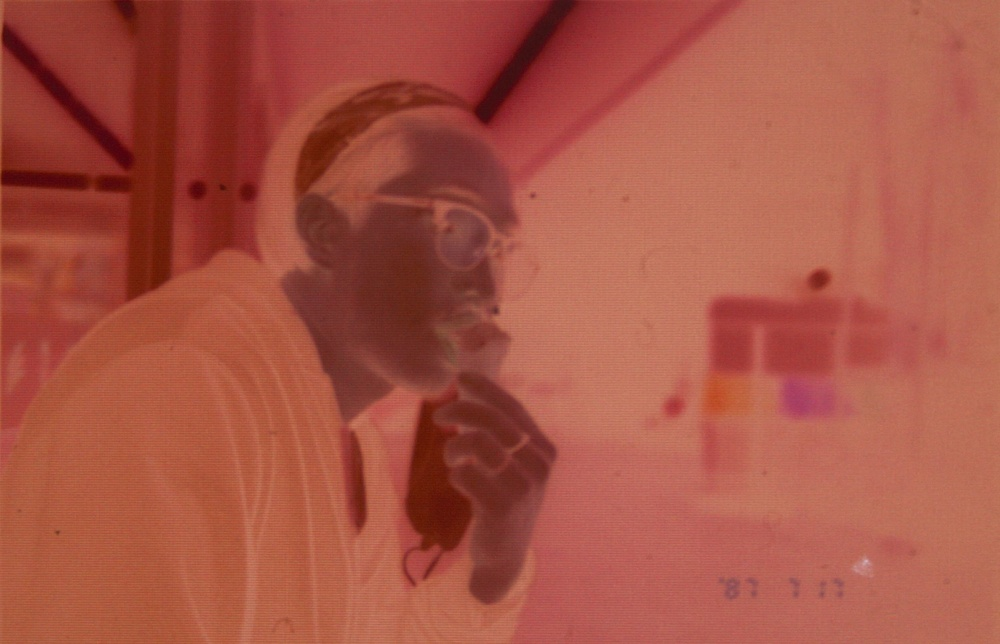
#> input picture Nev image editor/test11.jpg, 1000 x 644 px, shrunk from 2019 x 1301 before the run, found by its file name
$ python nev2RGB.py
#> lines starting #> are read from the running program, lines starting #| are printed output that depends on the picture
import numpy as np
from imageio import imread
import matplotlib.pyplot as plt
from PIL import Image

try:
    import matplotlib.pyplot as plt
except ImportError:
    pass


image = imread("test11.JPG")
#> image is the input picture: shape (644, 1000, 3); mean R, G, B 168.2, 84.1, 68.6
image = np.array(image)
edge_color = np.mean(np.percentile(image, 99.5, axis=0), axis=0)
#> edge_color = [193.8, 113.6, 91.02]

# divide entire image by edge color
image = np.divide(image, edge_color)
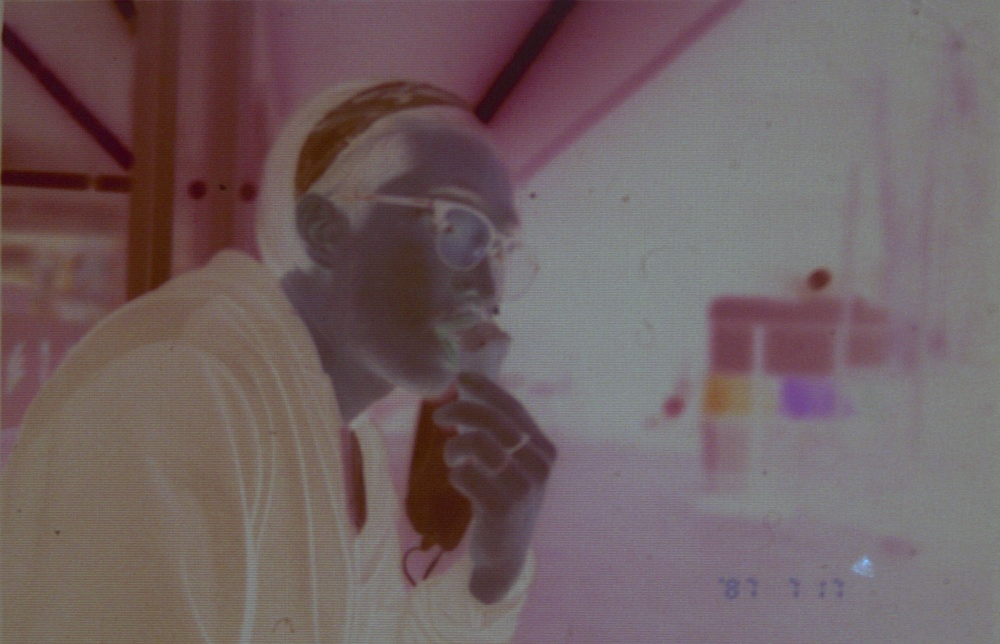
#> image: shape (644, 1000, 3) float64; mean R, G, B 0.868, 0.74, 0.753; drawn with min black and max white


min_px = np.percentile(image, 0.7)
#> min_px = 0.132
image = image - min_px
image[image<0] = 0


max_px = np.percentile(image, 99.7)
#> max_px = 0.967
image /= max_px
image[image>1] = 1
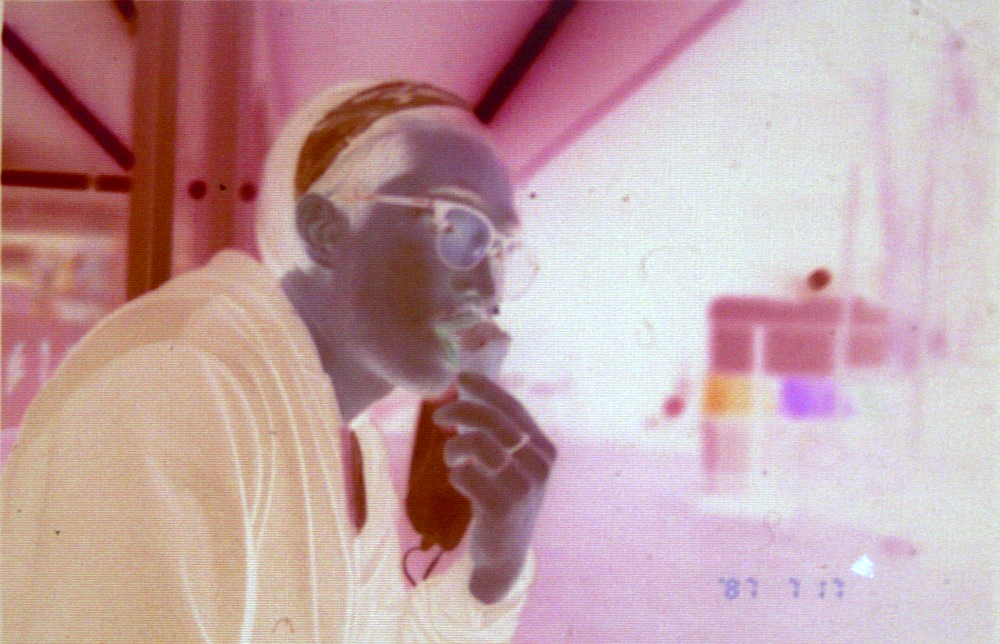
#> image: shape (644, 1000, 3) float64; mean R, G, B 0.761, 0.629, 0.643
image = 1 - image
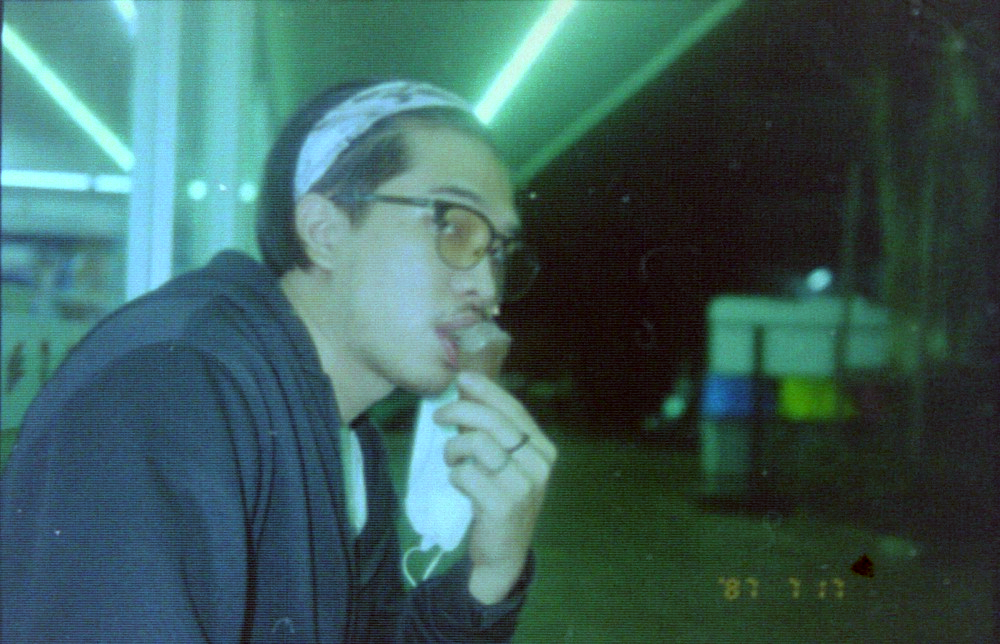
#> image: shape (644, 1000, 3) float64; mean R, G, B 0.239, 0.371, 0.357


# image corrections
image[:, :, 0] /= 0.6
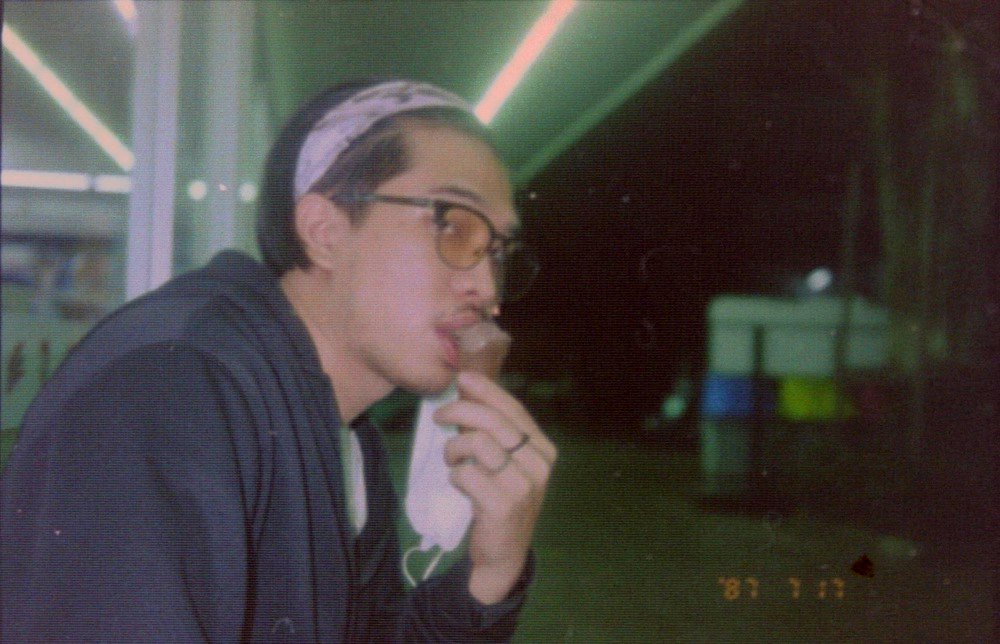
#> image: shape (644, 1000, 3) float64; mean R, G, B 0.398, 0.371, 0.357; drawn with min black and max white
image[:, :, 1] /= 0.8
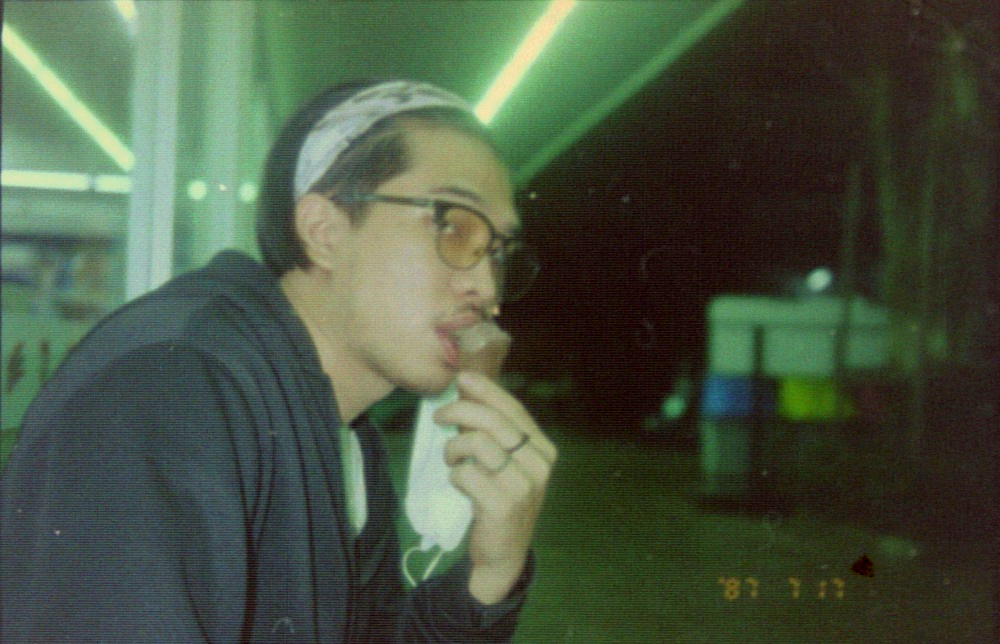
#> image: shape (644, 1000, 3) float64; mean R, G, B 0.398, 0.463, 0.357; drawn with min black and max white
image[:, :, 2] /= 0.9

#image[:, :, 0] /= 0.6 //red - cyan
#image[:, :, 1] /= 0.8 //green - magenta
#image[:, :, 2] /= 0.9 //blue - yellow


# auto gamma correction
x = np.mean(image)
#> x = 0.419
gamma = np.log(1/2)/np.log(x)
#> gamma = 0.797
image = image**gamma
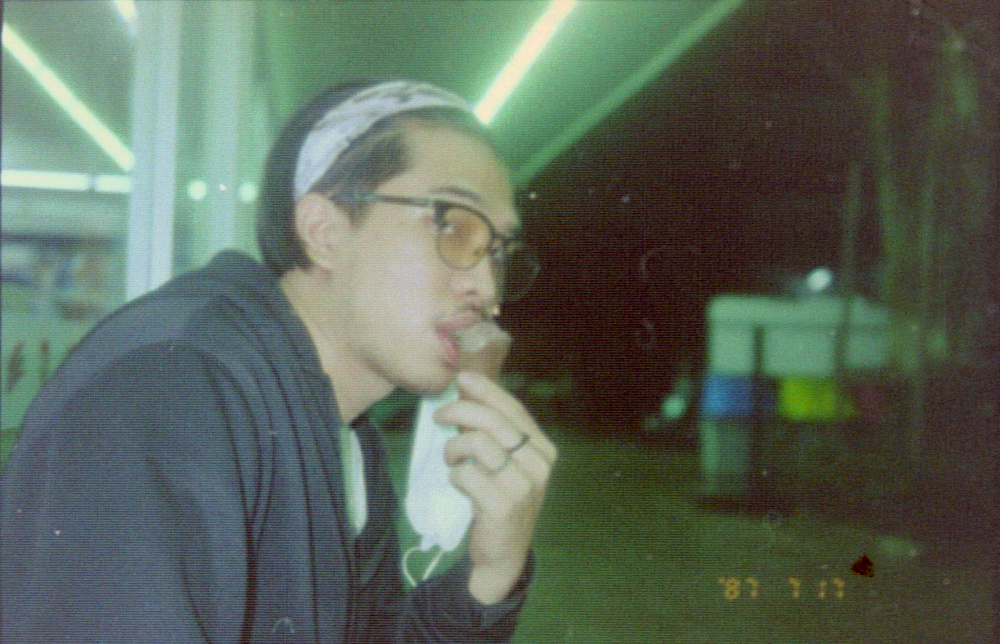
#> image: shape (644, 1000, 3) float64; mean R, G, B 0.467, 0.523, 0.459; drawn with min black and max white


min_px = np.percentile(image, 0.7)
#> min_px = 0.0451
image = image - min_px
image[image<0] = 0
max_px = np.percentile(image, 99.7)
#> max_px = 1.15
image /= max_px
image[image>1] = 1
#image = image * 1.1


print(image)
#> (printed output is left out)
plt.imshow(image)
plt.show(block=True)

$ run again, with Nev image editor/test01.jpg copied over Nev image editor/test11.jpg
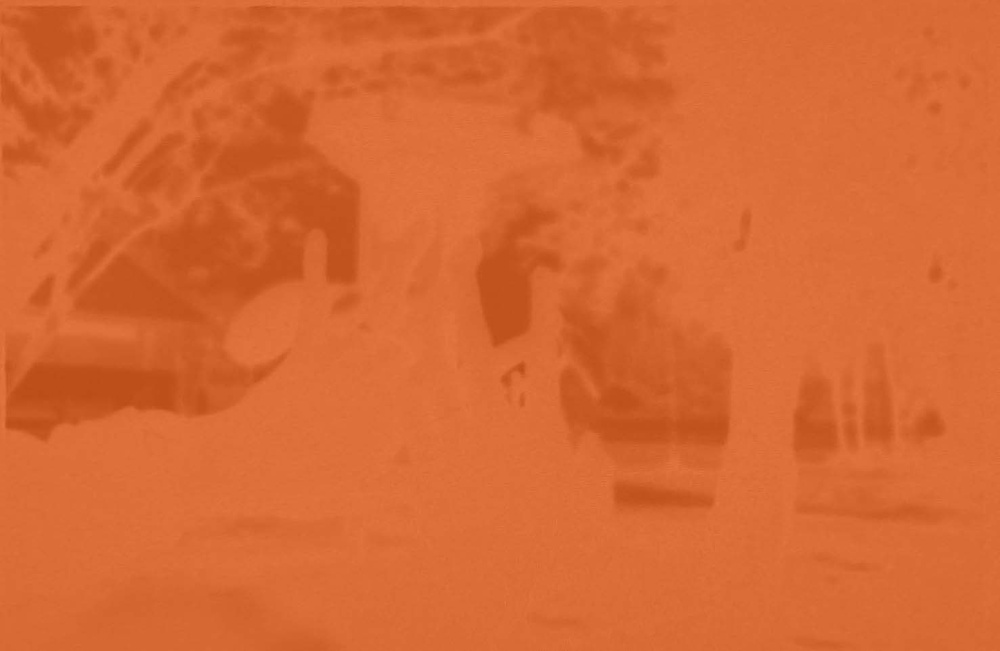
#> input picture Nev image editor/test01.jpg, 1000 x 651 px, shrunk from 1477 x 962 before the run, found by its file name
#> image is the input picture: shape (651, 1000, 3); mean R, G, B 215.1, 105.1, 52.1
#> edge_color = [224.3, 114.3, 61.27]
#> `min_px = np.percentile(image, 0.7)`: min_px = 0.49
#> `max_px = np.percentile(image, 99.7)`: max_px = 0.522
#> x = 0.245
#> gamma = 0.492
#> `image = image**gamma`:
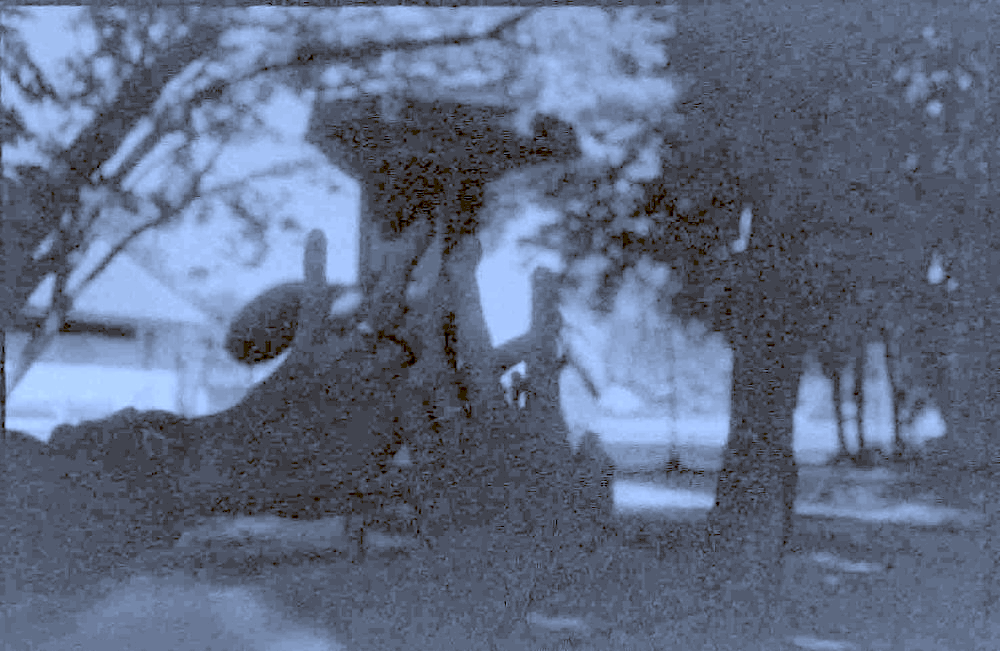
#> image: shape (651, 1000, 3) float64; mean R, G, B 0.396, 0.445, 0.547; drawn with min black and max white
#> `min_px = np.percentile(image, 0.7)`: min_px = 0.119
#> `image[image<0] = 0`:
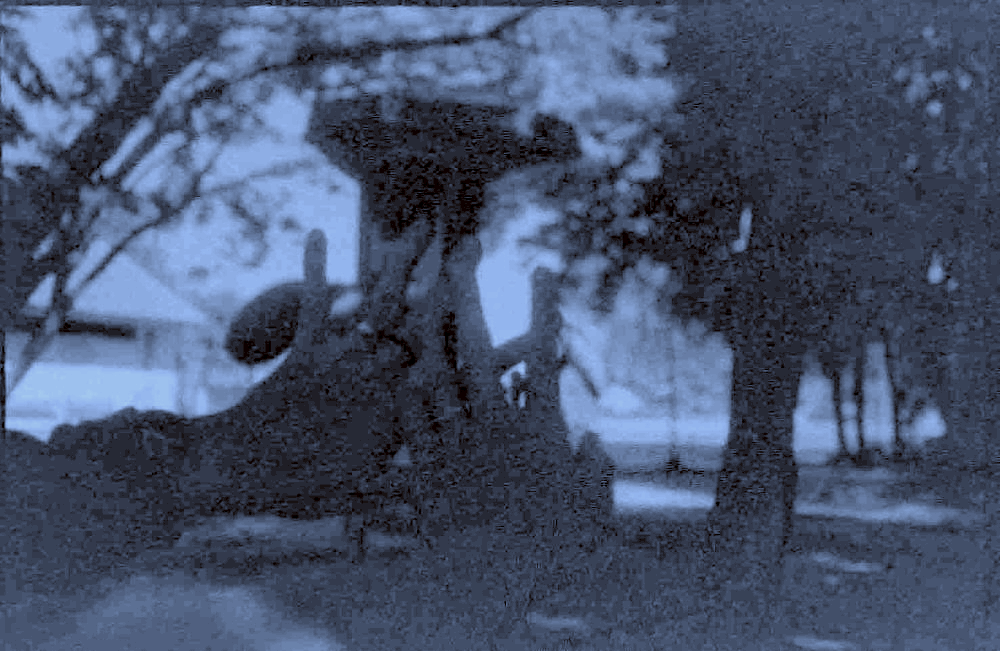
#> image: shape (651, 1000, 3) float64; mean R, G, B 0.276, 0.326, 0.429
#> `max_px = np.percentile(image, 99.7)`: max_px = 0.934
#> (printed output is left out)

$ run again, with Nev image editor/test02.jpg copied over Nev image editor/test11.jpg
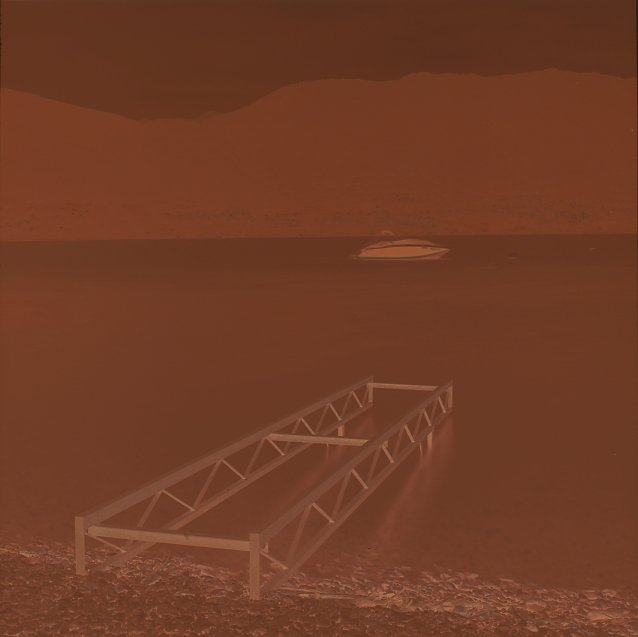
#> input picture Nev image editor/test02.jpg, 638 x 637 px, found by its file name
#> image is the input picture: shape (637, 638, 3); mean R, G, B 112.1, 60.4, 38.2
#> edge_color = [148.1, 93.97, 69.22]
#> `min_px = np.percentile(image, 0.7)`: min_px = 0.419
#> `max_px = np.percentile(image, 99.7)`: max_px = 0.636
#> x = 0.824
#> gamma = 3.57
#> `image = image**gamma`:
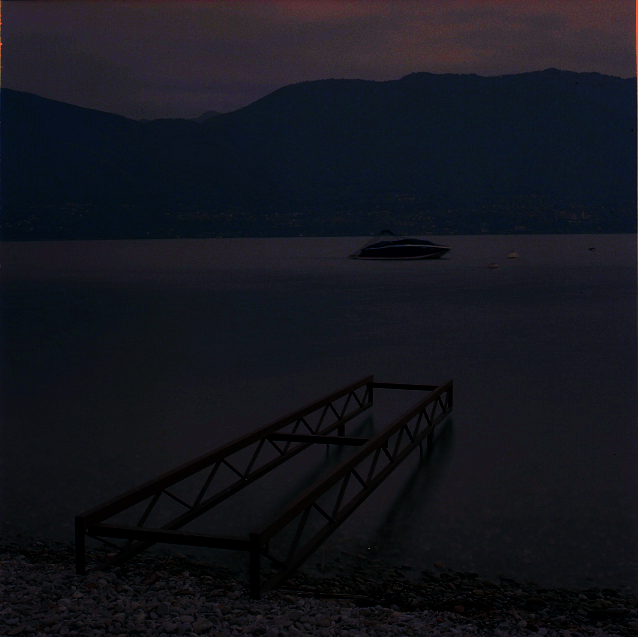
#> image: shape (637, 638, 3) float64; mean R, G, B 0.511, 0.539, 0.72; drawn with min black and max white
#> `min_px = np.percentile(image, 0.7)`: min_px = 0.000278
#> `max_px = np.percentile(image, 99.7)`: max_px = 1.76
#> `image[image>1] = 1`:
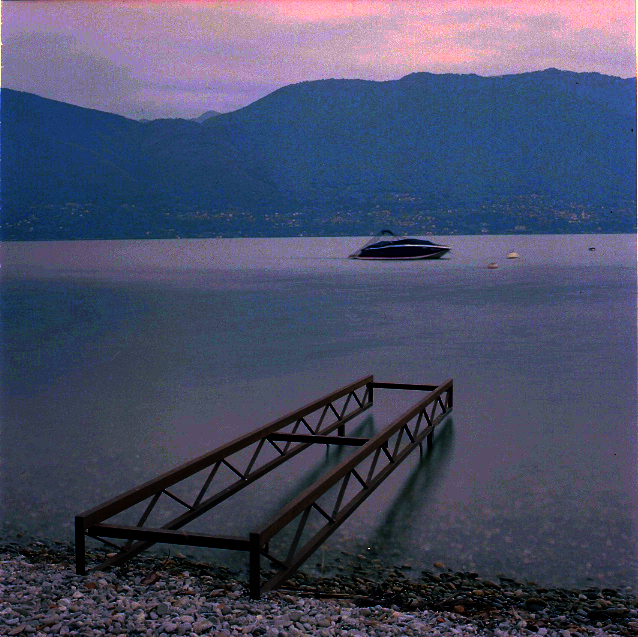
#> image: shape (637, 638, 3) float64; mean R, G, B 0.288, 0.305, 0.409
#> (printed output is left out)
